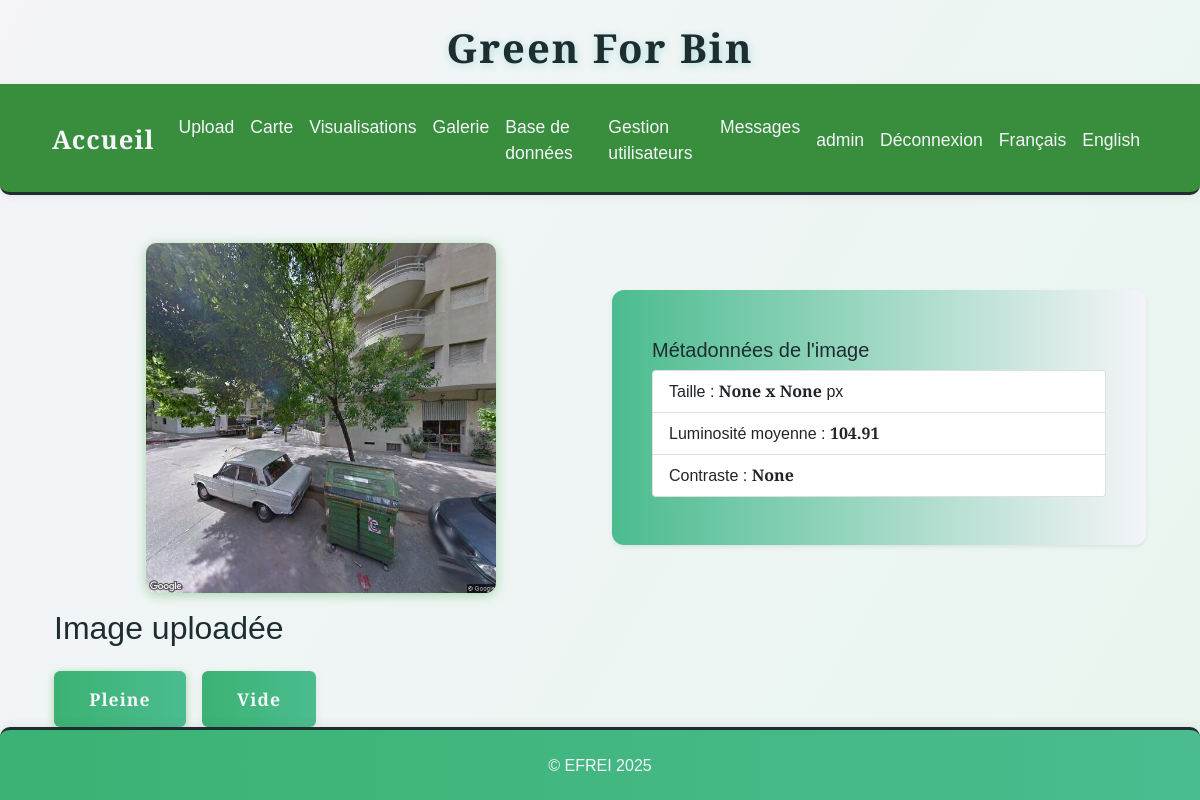
Page /annotate/00594_00.jpg (signed in) on the earlier database version.
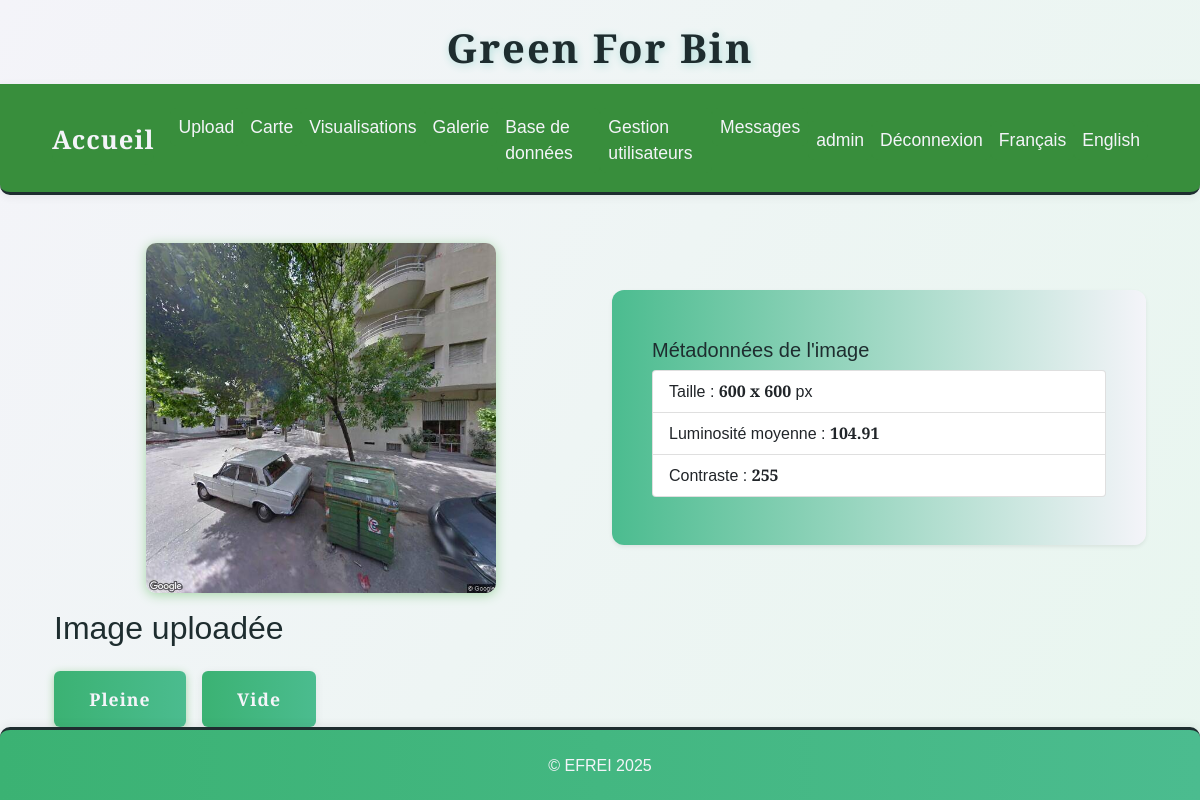
Same page on the later database version.
### tables this page shows
CREATE TABLE images (
                id INTEGER PRIMARY KEY AUTOINCREMENT,
                filename TEXT,
                upload_date TEXT,
                annotation TEXT,
                width INTEGER,
                height INTEGER,
                file_size INTEGER,
                avg_color TEXT,
                hist_rgb TEXT,
                hist_lum TEXT,
                contrast INTEGER,
                contour_count INTEGER,
                localisation TEXT
            );

### app.py (the view, shortened to what this page needs)
@app.route('/annotate/<filename>', methods=['GET', 'POST'])
@login_required
def annotate(filename):
    auto_label = request.args.get('auto_label')
    with sqlite3.connect(DB_PATH) as conn:
        c = conn.cursor()
        c.execute('''
            SELECT width, height, contrast
            FROM images
            WHERE filename = ?
        ''', (filename,))
        row = c.fetchone()
        if row:
            width, height, contrast = row
        else:
            width, height, contrast = None, None, None
    image_path = os.path.join(app.config['UPLOAD_FOLDER'], filename)
    luminosity = None
    try:
        img = Image.open(image_path).convert('L')
        np_img = np.array(img)
        luminosity = round(float(np.mean(np_img)), 2)
    except Exception as e:
        print(f"[ANNOTATE] Erreur calcul luminosité : {e}")
    metadata = {
        'width': width,
        'height': height,
        'contrast': contrast,
        'luminosity': luminosity
    }
    return render_template('annotate.html', filename=filename, auto_label=auto_label, metadata=metadata)

### app.py (called while the page is built)
def get_locale():
    return session.get('lang', request.accept_languages.best_match(['en', 'fr']))

@app.context_processor
def inject_locale():
    return dict(get_locale=get_locale)

def login_required(f):
    @wraps(f)
    def decorated_function(*args, **kwargs):
        if 'user_id' not in session:
            flash('Vous devez être connecté pour accéder à cette page.', 'error')
            return redirect(url_for('login'))
        return f(*args, **kwargs)
    return decorated_function

### templates/annotate.html (shortened to what this page needs)
<!DOCTYPE html>
{% extends "base.html" %}
{% block content %}
<div class="container mt-4">
    <div class="row align-items-center">
        <div class="col-md-6 text-center">
            <img src="{{ url_for('static', filename='uploads/' ~ filename) }}" alt="{{ _('Image à annoter') }}" class="img-fluid mb-3" style="max-height:350px;" loading="lazy">
        </div>
        <div class="col-md-6">
            <div class="card bg-creme shadow-sm mb-3">
                <div class="card-body">
                    <h5 class="card-title">{{ _("Métadonnées de l'image") }}</h5>
                    <ul class="list-group">
                        <li class="list-group-item">{{ _('Taille') }} : <b>{{ metadata.width }} x {{ metadata.height }}</b> px</li>
                        <li class="list-group-item">{{ _('Luminosité moyenne') }} : <b>{{ metadata.luminosity }}</b></li>
                        <li class="list-group-item">{{ _('Contraste') }} : <b>{{ metadata.contrast }}</b></li>
                    </ul>
                </div>
            </div>
        </div>
    </div>
    <h2>{{ _('Image uploadée') }}</h2>
    <form method="POST" class="d-flex gap-3">
        <button type="submit" name="annotation" value="pleine" class="btn btn-success btn-lg">{{ _('Pleine') }}</button>
        <button type="submit" name="annotation" value="vide" class="btn btn-outline-success btn-lg">{{ _('Vide') }}</button>
    </form>
</div>
{% endblock %}

Differences in the rows shown:
now on this page (row edited): images: width "600", height "600", contrast "255"
Other differences:
{{ metadata.width }}: "None" → (not shown)
{{ metadata.height }}: "None" → (not shown)
{{ metadata.contrast }}: "None" → (not shown)
